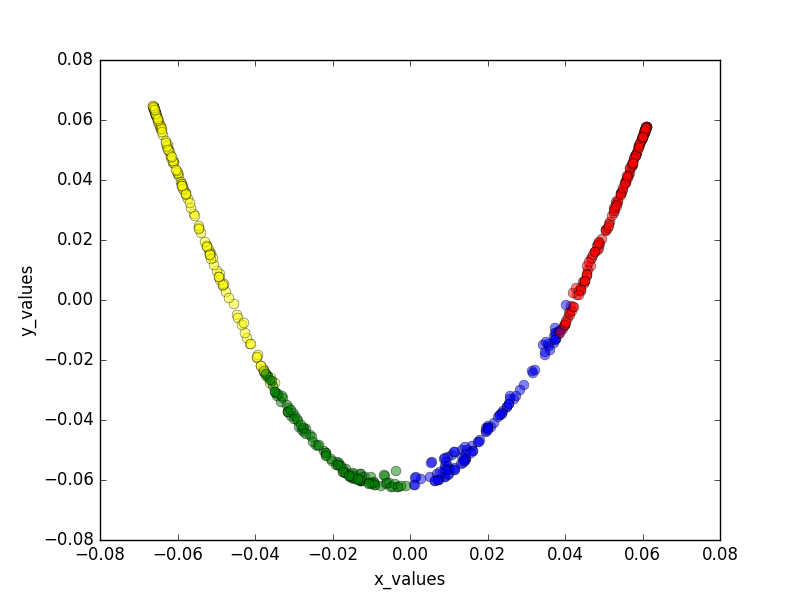

The Python source for this figure:
# -*- coding: utf-8 -*-
"""
Created on Sun Apr  17 12:16:19 2016

@author: kevinzen
credit :https://github.com/daisukekobayashi/drpy/blob/master/laplacian_eig.py

"""
import numpy as np
import math
from scipy.linalg import norm, eig
import matplotlib.pyplot as plt
from matplotlib import pyplot as plt
from mpl_toolkits.mplot3d import Axes3D
from mpl_toolkits.mplot3d import proj3d
from sklearn.neighbors import KNeighborsClassifier
from pca import read,eigen_decomp
from numpy.linalg import inv

from l2_distance import l2_distance
from isomap import knn,plot_data

COLOR_DIC = {1:'green',2:'yellow',3:'blue',4:'red'}

def set_weights(matrix,k,heat):
    '''container : adjacency matrix, where all
       non neighbors are zero, and all neighbors
       have a heated weight in place of the euclidean
       distance.
       Heat Equation =  exp -{||x_i-x_j||^2/4t}

       '''
    infinity = float("inf")
    temp_matrix = matrix.copy()
    container = np.zeros(matrix.shape)

    # Find the minimum values across each row of 
    # adjacency matrix.
    # This creates a container to map
    # future heated values.

    for i in range(matrix.shape[0]):
        matrix[i, i] = infinity
        for j in range(k):
            idx = matrix[i].argmin()
            container[i, idx] = 1.0
            container[idx, i] = container[i,idx]
            matrix[i, idx] = infinity

    # Prevents divide by 0
    if not heat == 0:
        # find all non zero entries in your graph
        # in your nearest neighbor matrix.
        # indices[0] = x values, indices[1] = y
        indices = np.nonzero(container)
        # Use the heat equation
        heated = np.exp(-temp_matrix[indices] / heat)

        # map the heats to the container
        container[indices] = container[indices] * heated
    return container

def get_laplacian(matrix):
    '''Laplacian is just the difference between
        the diagonal matrix and the weighted graph.
    '''
    weight = np.diag(matrix.sum(1))
    laplacian = weight - matrix
    laplacian[np.isinf(laplacian)] = 0
    laplacian[np.isnan(laplacian)] = 0

    return (laplacian,weight)

def eigen_decomp(laplacian,weight, d):
    '''Return a list of n points in d dimensions'''
    eig_val, eig_vect = eig(laplacian, weight)
    # sort and find the smallest two eigen vectors
    eigen_indices = np.real(eig_val).argsort()

    # pick the first d dimensions, ignore the first one
    # at index 0
    indices = eigen_indices[1:d+1]
    points  = np.real(eig_vect)[:,indices]

    return points

def plot_points(points,style_data,outfile):

    for i in range(len(style_data)):
        col = COLOR_DIC[style_data[i]]
        x = points[i][0]
        y = points[i][1]

        plt.plot(x,y,'o', markersize=7, color=col, alpha=0.5)
        plt.xlabel('x_values')
        plt.ylabel('y_values')
        # plt.title('Transformed samples with class labels')
     
    plt.savefig(outfile)
    plt.show()

def lap(k,data,style_data,dim,outfile):
    ''' 1. Construct your k nearest neighbors adjacency matrix
        2. Use Heat Equation exp -{||x_i-x_j||^2/4t}
    '''    
    adjacency = knn(data,data.shape[1])
    heat = 1.0
    print "--- Seeting Weights on Adjacency Matrix ---\n"
    heat_matrix = set_weights(adjacency,k,heat)

    print "--- Creating Laplacian Matrix ---\n"

    laplacian, weight = get_laplacian(heat_matrix)

    print "--- Eigendecomp -> Points ---\n"

    points = eigen_decomp( laplacian,weight,dim)

    print "--- Plotting Points ---\n"

    plot_points(points,style_data, outfile)

def main():
    k = 10
    dim = 2

    datafile = "3Ddata.txt"
    outfile = "lap.png"
    temp = read(datafile)
    data = temp[0]
    style_data = temp[1]
    
    lap(k,data,style_data,dim,outfile)


if __name__ == "__main__":
    main()
